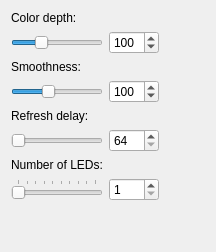
             <widget class="QWidget" name="tabDeviceLightpack">
              <property name="sizePolicy">
               <sizepolicy hsizetype="Preferred" vsizetype="Fixed">
                <horstretch>0</horstretch>
                <verstretch>0</verstretch>
               </sizepolicy>
              </property>
              <property name="minimumSize">
               <size>
                <width>0</width>
                <height>50</height>
               </size>
              </property>
              <attribute name="title">
               <string>Lightpack</string>
              </attribute>
              <layout class="QGridLayout" name="gridLayout_13">
               <item row="7" column="0">
                <widget class="QSlider" name="horizontalSlider_DeviceRefreshDelay">
                 <property name="whatsThis">
                  <string>&lt;h4&gt;Refresh delay&lt;/h4&gt; PWM timer period</string>
                 </property>
                 <property name="minimum">
                  <number>64</number>
                 </property>
                 <property name="maximum">
                  <number>1023</number>
                 </property>
                 <property name="pageStep">
                  <number>1</number>
                 </property>
                 <property name="value">
                  <number>64</number>
                 </property>
                 <property name="orientation">
                  <enum>Qt::Horizontal</enum>
                 </property>
                </widget>
               </item>
               <item row="9" column="1">
                <widget class="QSpinBox" name="spinBox_LightpackNumberOfLeds">
                 <property name="enabled">
                  <bool>true</bool>
                 </property>
                 <property name="sizePolicy">
                  <sizepolicy hsizetype="Fixed" vsizetype="Fixed">
                   <horstretch>0</horstretch>
                   <verstretch>0</verstretch>
                  </sizepolicy>
                 </property>
                 <property name="minimumSize">
                  <size>
                   <width>50</width>
                   <height>0</height>
                  </size>
                 </property>
                 <property name="maximumSize">
                  <size>
                   <width>45</width>
                   <height>16777215</height>
                  </size>
                 </property>
                 <property name="minimum">
                  <number>1</number>
                 </property>
                 <property name="maximum">
                  <number>10</number>
                 </property>
                 <property name="value">
                  <number>1</number>
                 </property>
                </widget>
               </item>
               <item row="3" column="0">
                <widget class="QSlider" name="horizontalSlider_DeviceColorDepth">
                 <property name="whatsThis">
                  <string>&lt;h4&gt;Color depth&lt;/h4&gt; number of colors per channel, one RGB LED uses 3 channels.</string>
                 </property>
                 <property name="minimum">
                  <number>32</number>
                 </property>
                 <property name="maximum">
                  <number>255</number>
                 </property>
                 <property name="pageStep">
                  <number>1</number>
                 </property>
                 <property name="value">
                  <number>100</number>
                 </property>
                 <property name="orientation">
                  <enum>Qt::Horizontal</enum>
                 </property>
                </widget>
               </item>
               <item row="4" column="0">
                <widget class="QLabel" name="label_9">
                 <property name="sizePolicy">
                  <sizepolicy hsizetype="Preferred" vsizetype="Fixed">
                   <horstretch>0</horstretch>
                   <verstretch>0</verstretch>
                  </sizepolicy>
                 </property>
                 <property name="text">
                  <string>Smoothness:</string>
                 </property>
                </widget>
               </item>
               <item row="9" column="0">
                <widget class="QSlider" name="horizontalSlider_LightpackNumberOfLeds">
                 <property name="minimum">
                  <number>1</number>
                 </property>
                 <property name="maximum">
                  <number>10</number>
                 </property>
                 <property name="orientation">
                  <enum>Qt::Horizontal</enum>
                 </property>
                 <property name="tickPosition">
                  <enum>QSlider::TicksAbove</enum>
                 </property>
                 <property name="tickInterval">
                  <number>1</number>
                 </property>
                </widget>
               </item>
               <item row="6" column="0">
                <widget class="QLabel" name="label_DeviceRefreshDelay">
                 <property name="sizePolicy">
                  <sizepolicy hsizetype="Preferred" vsizetype="Fixed">
                   <horstretch>0</horstretch>
                   <verstretch>0</verstretch>
                  </sizepolicy>
                 </property>
                 <property name="text">
                  <string>Refresh delay:</string>
                 </property>
                </widget>
               </item>
               <item row="10" column="0">
                <spacer name="verticalSpacer_8">
                 <property name="orientation">
                  <enum>Qt::Vertical</enum>
                 </property>
                 <property name="sizeHint" stdset="0">
                  <size>
                   <width>20</width>
                   <height>40</height>
                  </size>
                 </property>
                </spacer>
               </item>
               <item row="8" column="0">
                <widget class="QLabel" name="label_NumberOfLeds">
                 <property name="sizePolicy">
                  <sizepolicy hsizetype="Preferred" vsizetype="Fixed">
                   <horstretch>0</horstretch>
                   <verstretch>0</verstretch>
                  </sizepolicy>
                 </property>
                 <property name="text">
                  <string>Number of LEDs:</string>
                 </property>
                </widget>
               </item>
               <item row="3" column="1">
                <widget class="QSpinBox" name="spinBox_DeviceColorDepth">
                 <property name="sizePolicy">
                  <sizepolicy hsizetype="Fixed" vsizetype="Fixed">
                   <horstretch>0</horstretch>
                   <verstretch>0</verstretch>
                  </sizepolicy>
                 </property>
                 <property name="minimumSize">
                  <size>
                   <width>50</width>
                   <height>0</height>
                  </size>
                 </property>
                 <property name="maximumSize">
                  <size>
                   <width>45</width>
                   <height>16777215</height>
                  </size>
                 </property>
                 <property name="minimum">
                  <number>32</number>
                 </property>
                 <property name="maximum">
                  <number>255</number>
                 </property>
                 <property name="value">
                  <number>100</number>
                 </property>
                </widget>
               </item>
               <item row="5" column="0">
                <widget class="QSlider" name="horizontalSlider_DeviceSmooth">
                 <property name="whatsThis">
                  <string>&lt;h4&gt;Smoothness&lt;/h4&gt; defines how many steps will be color changed in</string>
                 </property>
                 <property name="minimum">
                  <number>0</number>
                 </property>
                 <property name="maximum">
                  <number>255</number>
                 </property>
                 <property name="pageStep">
                  <number>1</number>
                 </property>
                 <property name="value">
                  <number>100</number>
                 </property>
                 <property name="orientation">
                  <enum>Qt::Horizontal</enum>
                 </property>
                </widget>
               </item>
               <item row="2" column="0">
                <widget class="QLabel" name="label_DeviceColorDepth">
                 <property name="sizePolicy">
                  <sizepolicy hsizetype="Preferred" vsizetype="Fixed">
                   <horstretch>0</horstretch>
                   <verstretch>0</verstretch>
                  </sizepolicy>
                 </property>
                 <property name="text">
                  <string>Color depth:</string>
                 </property>
                </widget>
               </item>
               <item row="5" column="1">
                <widget class="QSpinBox" name="spinBox_DeviceSmooth">
                 <property name="sizePolicy">
                  <sizepolicy hsizetype="Fixed" vsizetype="Fixed">
                   <horstretch>0</horstretch>
                   <verstretch>0</verstretch>
                  </sizepolicy>
                 </property>
                 <property name="minimumSize">
                  <size>
                   <width>50</width>
                   <height>0</height>
                  </size>
                 </property>
                 <property name="maximumSize">
                  <size>
                   <width>45</width>
                   <height>16777215</height>
                  </size>
                 </property>
                 <property name="minimum">
                  <number>0</number>
                 </property>
                 <property name="maximum">
                  <number>255</number>
                 </property>
                 <property name="value">
                  <number>100</number>
                 </property>
                </widget>
               </item>
               <item row="7" column="1">
                <widget class="QSpinBox" name="spinBox_DeviceRefreshDelay">
                 <property name="sizePolicy">
                  <sizepolicy hsizetype="Fixed" vsizetype="Fixed">
                   <horstretch>0</horstretch>
                   <verstretch>0</verstretch>
                  </sizepolicy>
                 </property>
                 <property name="minimumSize">
                  <size>
                   <width>50</width>
                   <height>0</height>
                  </size>
                 </property>
                 <property name="maximumSize">
                  <size>
                   <width>45</width>
                   <height>16777215</height>
                  </size>
                 </property>
                 <property name="minimum">
                  <number>64</number>
                 </property>
                 <property name="maximum">
                  <number>1023</number>
                 </property>
                 <property name="value">
                  <number>64</number>
                 </property>
                </widget>
               </item>
               <item row="5" column="2">
                <widget class="QPushButton" name="pushButton_LightpackSmoothnessHelp">
                 <property name="sizePolicy">
                  <sizepolicy hsizetype="Fixed" vsizetype="Fixed">
                   <horstretch>0</horstretch>
                   <verstretch>0</verstretch>
                  </sizepolicy>
                 </property>
                 <property name="text">
                  <string/>
                 </property>
                 <property name="icon">
                  <iconset resource="../res/LightpackResources.qrc">
                   <normaloff>:/icons/help.png</normaloff>:/icons/help.png</iconset>
                 </property>
                 <property name="flat">
                  <bool>true</bool>
                 </property>
                </widget>
               </item>
               <item row="7" column="2">
                <widget class="QPushButton" name="pushButton_LightpackRefreshDelayHelp">
                 <property name="sizePolicy">
                  <sizepolicy hsizetype="Fixed" vsizetype="Fixed">
                   <horstretch>0</horstretch>
                   <verstretch>0</verstretch>
                  </sizepolicy>
                 </property>
                 <property name="text">
                  <string/>
                 </property>
                 <property name="icon">
                  <iconset resource="../res/LightpackResources.qrc">
                   <normaloff>:/icons/help.png</normaloff>:/icons/help.png</iconset>
                 </property>
                 <property name="flat">
                  <bool>true</bool>
                 </property>
                </widget>
               </item>
               <item row="3" column="2">
                <widget class="QPushButton" name="pushButton_LightpackColorDepthHelp">
                 <property name="sizePolicy">
                  <sizepolicy hsizetype="Fixed" vsizetype="Fixed">
                   <horstretch>0</horstretch>
                   <verstretch>0</verstretch>
                  </sizepolicy>
                 </property>
                 <property name="text">
                  <string/>
                 </property>
                 <property name="icon">
                  <iconset resource="../res/LightpackResources.qrc">
                   <normaloff>:/icons/help.png</normaloff>:/icons/help.png</iconset>
                 </property>
                 <property name="flat">
                  <bool>true</bool>
                 </property>
                </widget>
               </item>
              </layout>
             </widget>
